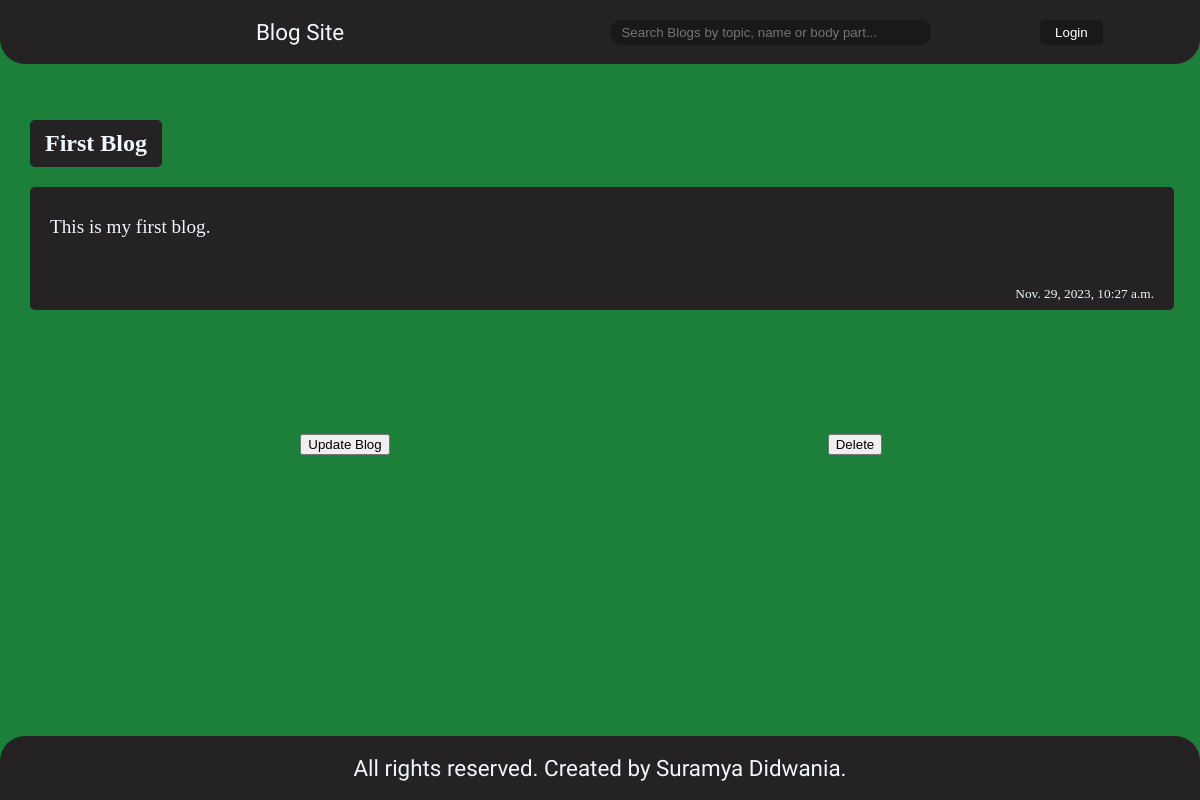
The page /blog/first-blog on the database its author committed.
### blogs/models.py (models this page shows, shortened)
class blog(models.Model):
    title = models.CharField(max_length=50)
    slug = models.CharField(max_length=30)
    body = models.TextField()
    date = models.DateTimeField(default=timezone.now)
    thumb = models.ImageField(upload_to="thumbnails",blank=True)
    topicname = models.ForeignKey(topic,on_delete=models.SET_NULL,null=True)
    author = models.TextField(blank=False,default='admin')

### blogs/views.py (the view)
# urls.py: path('blog/<str:slug>',views.blogpage,name='blogpage'),
def blogpage(request,slug):
    blogpost = blog.objects.get(slug=slug)
    return render(request, 'blogpage.html', {'blogpost':blogpost})

### blogs/templates/blogpage.html (shortened to what this page needs)
{% extends 'base_layout.html' %}
{% block content %}
<div class="blogpage">
    <div class="heading">
        <h2 id="blogtitle">{{blogpost.title}}</h2>
    </div>
    <div class="blogcontent">
        <p id="blogbody">{{blogpost.body}}</p>
        <p id="blogdate">{{blogpost.date}}</p>
    </div>
    <div class="index-btns">
        <form action="{% url 'updateblog' blogpost.id }" method="post">
            <input type="submit" value="Update Blog">
        </form>
        <form action="{% url 'deleteblog' blogpost.id %}" method="post">
            <input type="submit" value="Delete">
        </form>
    </div>
</div>
{% endblock %}

### blogs/static/styling/style.css (style rules this page uses)
body { color: white; background-color: rgb(29, 128, 58); background-size: cover; margin: 0px; width: 100vw; }
.index-btns { display: grid; justify-items: center; align-items: center; padding: 8vh 5vw; height: 20vh; grid-template-columns: 1fr 1fr; }
.blogpage { display: flex; flex-direction: column; padding: 50px 30px; margin-top: 60px; }
.heading,.blogcontent { background-color: rgb(36, 34, 34); color: aliceblue; border-radius: 5px; border: none; margin: 10px 0px; }
.heading { width: fit-content; padding: 10px 15px; }
.heading>h2 { margin: 0px; }
.blogcontent { width: 92vw; padding: 10px 20px; display: grid; justify-self: center; }
#blogbody { font-size: larger; }
#blogdate { font-size: smaller; position: relative; top: 15px; justify-self: end; }
.blogpage>.index-btns { height: 15vh; margin-bottom: -100px; }

### rows shown on the page
blog: title "First Blog", body "This is my first blog.", date "Nov. 29, 2023, 10:27 a.m."
